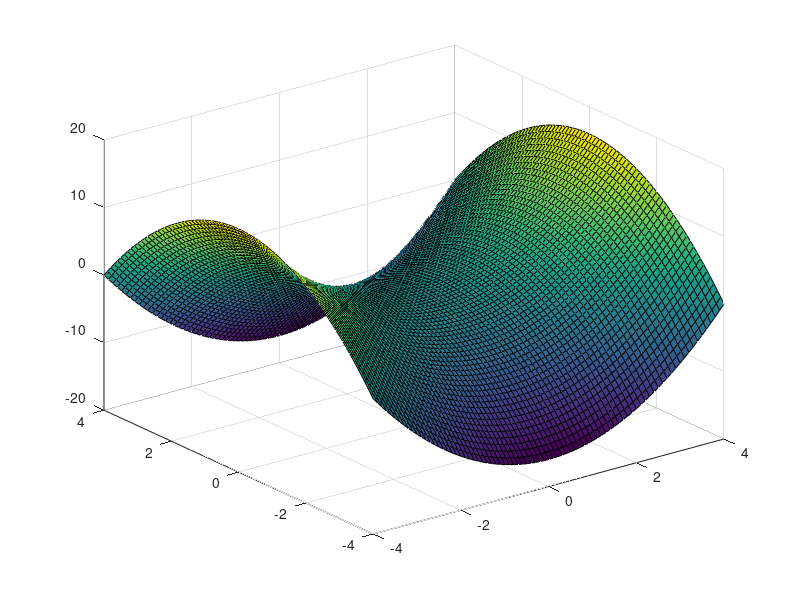

Write MATLAB code to recreate this figure.
% Osservazione: peal

% Mesh (reticolato)
mesh(peaks)

%% Mesh con i contorni sotto
meshc(peaks)

%% Contorni
contour(peaks)

%% Superficie sfumata 3D
surf(peaks)

%% 
[x,y]=meshgrid(-4:0.1:4)
z=x.^2-y.^2;
mesh(x,y,z)

%% Mesh con i contorni sotto
meshc(x,y,z)

%% Contorni
contour(x,y,z)

%% Superficie sfumata 3D
surf(x,y,z)
